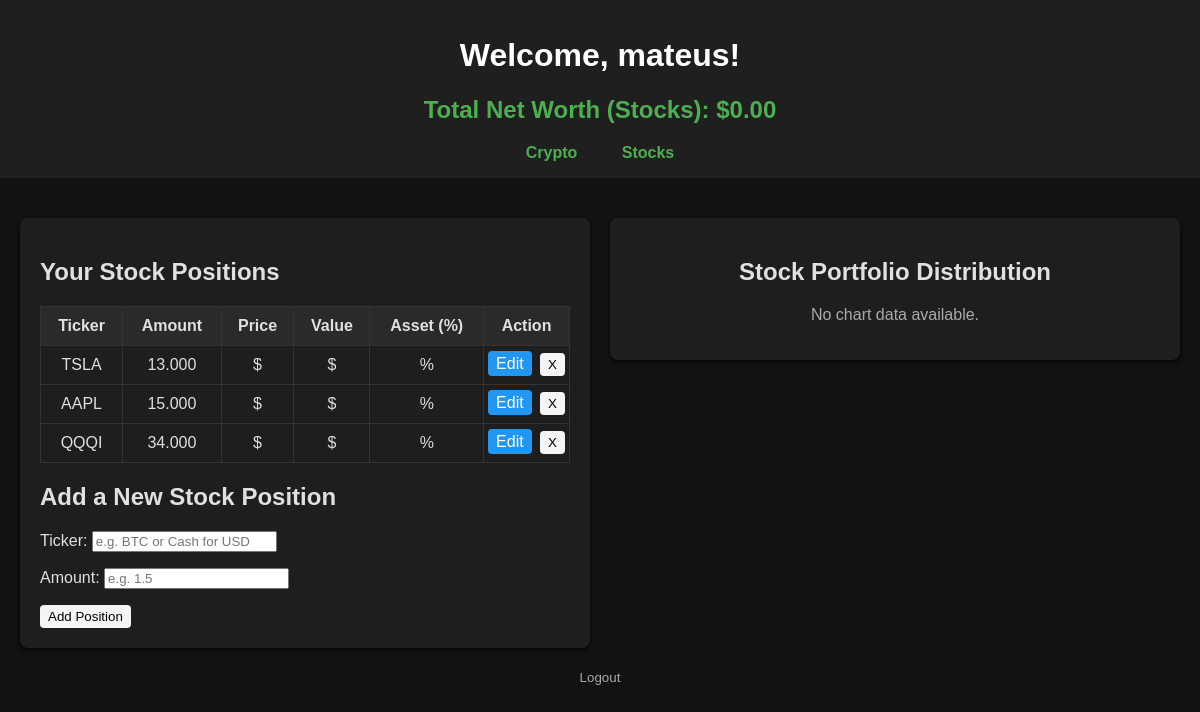
The app's page /stocks/ (signed in) with its own data.
### portfolio/models.py (models this page shows, shortened)
class Asset(models.Model):
    ASSET_TYPE_CHOICES = [
        ('crypto', 'Crypto'),
        ('stock', 'Stock'),
    ]
    ticker = models.CharField(max_length=10)
    amount = models.DecimalField(max_digits=19, decimal_places=3)
    owner = models.ForeignKey(User, on_delete=models.CASCADE)
    type = models.CharField(max_length=10, choices=ASSET_TYPE_CHOICES, default='crypto')

### portfolio/views.py (the view)
# urls.py: path('stocks/', stocks, name='stocks'),
@login_required
def stocks(request):
    if request.method == 'POST':
        form = AddAssetForm(request.POST)
        if form.is_valid():
            asset = form.save(commit=False)
            asset.owner = request.user
            asset.type = 'stock'
            asset.ticker = asset.ticker.upper()  # Ensure ticker is uppercase
            asset.save()
            return redirect('stocks')
        else:
            messages.error(request, "Failed to add asset. Please check your inputs.")
    else:
        form = AddAssetForm()
    user_assets = Asset.objects.filter(owner=request.user, type='stock')
    tickers = [asset.ticker.upper() for asset in user_assets]
    prices = {}
    if tickers:
        if len(tickers) == 1:
            ticker = tickers[0]
            try:
                data = yf.Ticker(ticker).history(period='1d')
                if not data.empty:
                    prices[ticker] = float(data['Close'].iloc[-1])
                else:
                    prices[ticker] = None
            except Exception:
                prices[ticker] = None
        else:
            try:
                data = yf.download(
                    tickers=tickers,
                    period='1d',
                    interval='1d',
                    group_by='ticker',
                    threads=True,
                    progress=False
                )
                for ticker in tickers:
                    try:
                        prices[ticker] = float(data[ticker]['Close'].iloc[-1])
                    except Exception:
                        prices[ticker] = None
            except Exception:
                prices = {ticker: None for ticker in tickers}
    total_net_worth = 0
    for asset in user_assets:
        price = prices.get(asset.ticker.upper())
        try:
            price_decimal = Decimal(str(price)) if price is not None else Decimal('0')
        except Exception:
            price_decimal = Decimal('0')
        total_net_worth += price_decimal * asset.amount
    assets_with_value = []
    labels = []
    values = []
    for asset in user_assets:
        ticker = asset.ticker.upper()
        price = prices.get(ticker)
        try:
            price_decimal = Decimal(str(price)) if price is not None else Decimal('0')
        except Exception:
            price_decimal = Decimal('0')
        value = price_decimal * asset.amount if price_decimal else None
        asset_dict = {
            'id': asset.id,
            'ticker': asset.ticker,
            'amount': asset.amount,
            'price': price_decimal if price_decimal else '-',
            'value': value if value else '-',
        }
        if total_net_worth > 0 and value:
            percentage = (value / total_net_worth) * 100
            asset_dict['percentage'] = percentage
        else:
            asset_dict['percentage'] = '-'
        assets_with_value.append(asset_dict)
        if value and total_net_worth > 0:
            labels.append(asset.ticker)
            values.append(float(value / total_net_worth * 100))
    if labels and values:
        fig = go.Figure(data=[go.Pie(labels=labels, values=values, textinfo='label+percent')])
        fig.update_layout(
            title="Stock Portfolio Distribution",
            margin=dict(t=50, b=50, l=25, r=25),
            paper_bgcolor="#121212",
            plot_bgcolor="#121212",
            font=dict(color="#e0e0e0")
        )
        chart_html = fig.to_html(full_html=False)
    else:
        chart_html = None
    return render(request, 'stocks.html', {
        'username': request.user.username,
        'assets': assets_with_value,
        'form': form,
        'total_net_worth': total_net_worth,
        'chart': chart_html,
    })

### portfolio/forms.py
class AddAssetForm(forms.ModelForm):
    class Meta:
        model = Asset
        fields = ['ticker', 'amount']
        widgets = {
            'ticker': forms.TextInput(attrs={'placeholder': 'e.g. BTC or Cash for USD'}),
            'amount': forms.NumberInput(attrs={'placeholder': 'e.g. 1.5'}),
        }

### portfolio/templates/stocks.html (shortened to what this page needs)
<!DOCTYPE html>
<html lang="en">
    {% load humanize %}
<head>
</head>
<body>
    <header>
        <h1>Welcome, {{ username }}!</h1>
        <div style="margin-top: 10px; font-size: 1.5em; font-weight: bold; color: #4caf50;">
            Total Net Worth (Stocks): ${{ total_net_worth|floatformat:2 }}
        </div>
        <nav style="margin-top: 20px; text-align: center;">
            <a href="{% url 'home' %}" style="margin: 0 20px; color: #4caf50; text-decoration: none; font-weight: bold;">Crypto</a>
            <a href="{% url 'stocks' %}" style="margin: 0 20px; color: #4caf50; text-decoration: none; font-weight: bold;">Stocks</a>
        </nav>
    </header>
    <div class="container" style="flex-direction: column; align-items: center; padding-top: 20px;">
        <div style="display: flex; flex-wrap: wrap; gap: 20px; width: 100%; justify-content: center; align-items: flex-start;">
            <div class="card" style="flex: 1 1 45%; min-width: 350px;">
                <h2>Your Stock Positions</h2>
                {% if assets %}
                <table>
                    <thead>
                        <tr>
                            <th>Ticker</th>
                            <th>Amount</th>
                            <th>Price</th>
                            <th>Value</th>
                            <th>Asset (%)</th>
                            <th>Action</th>
                        </tr>
                    </thead>
                    <tbody>
                        {% for asset in assets %}
                        <tr>
                            <td>{{ asset.ticker }}</td>
                            <td>{{ asset.amount }}</td>
                            <td>
                                {% if asset.price %}
                                    ${{ asset.price|floatformat:2 }}
                                {% else %}
                                    -
                                {% endif %}
                            </td>
                            <td>
                                {% if asset.value %}
                                    ${{ asset.value|floatformat:2 }}
                                {% else %}
                                    Could not fetch price
                                {% endif %}
                            </td>
                            <td>
                                {% if asset.percentage %}
                                    {{ asset.percentage|floatformat:2 }}%
                                {% else %}
                                    -
                                {% endif %}
                            </td>
                            <td style="white-space: nowrap;">
                                <a href="{% url 'edit_holding' asset.id %}" style="background: #2196f3; color: white; border: none; border-radius: 4px; padding: 4px 8px; text-decoration: none; margin-right: 4px;">Edit</a>
                                <form action="{% url 'delete_holding' asset.id %}" method="post" style="display:inline;">
                                    <button type="submit">X</button>
                                </form>
                            </td>
                        </tr>
                        {% endfor %}
                    </tbody>
                </table>
                {% else %}
                <p>You have no stock positions yet.</p>
                {% endif %}
                <h2>Add a New Stock Position</h2>
                <form method="post">
                    {{ form.as_p }}
                    <button type="submit">Add Position</button>
                </form>
            </div>
            <div class="card pie-chart-container" style="flex: 1 1 45%; min-width: 350px;">
                <h2>Stock Portfolio Distribution</h2>
                <div>
                    {% if chart %}
                        {{ chart|safe }}
                    {% else %}
                        <p style="color: #aaa;">No chart data available.</p>
                    {% endif %}
                </div>
            </div>
        </div>
    </div>
    <footer>
        <p>
            <form action="{% url 'logout' %}" method="post" style="display:inline;">
                <button type="submit" style="background:none; border:none; color:inherit; cursor:pointer; padding:0;">Logout</button>
            </form>
        </p>
    </footer>
</body>
</html>

### portfolio/templates/stocks.html (style rules this page uses)
body { font-family: Arial, sans-serif; margin: 0; padding: 0; background-color: #121212; color: #e0e0e0; }
header { background-color: #1f1f1f; color: #fff; padding: 1rem; text-align: center; }
.container { margin: 20px; display: flex; flex-wrap: wrap; gap: 20px; }
.card { background: #1e1e1e; border-radius: 8px; box-shadow: 0 2px 4px rgba(0, 0, 0, 0.8); padding: 20px; flex: 1 1 45%; color: #e0e0e0; }
table { width: 100%; border-collapse: collapse; }
th, td { padding: 10px; border: 1px solid #333; text-align: center; vertical-align: middle; }
th { background-color: #2a2a2a; }
td { background-color: #1e1e1e; }
th:last-child, td:last-child { width: 50px; padding: 4px; }
button { cursor: pointer; background-color: whitesmoke; color: black; border: none; border-radius: 4px; padding: 4px 8px; transition: background-color 0.2s ease; }
a { color: #4caf50; text-decoration: none; }
.pie-chart-container { text-align: center; }
footer { margin-top: 20px; text-align: center; color: #aaa; }

### records on screen
Asset: ticker "TSLA", amount "13.000"
Asset: ticker "AAPL", amount "15.000"
Asset: ticker "QQQI", amount "34.000"

### other values on screen
{{ username }} "mateus"
{{ total_net_worth|floatformat:2 }} "0.00"
